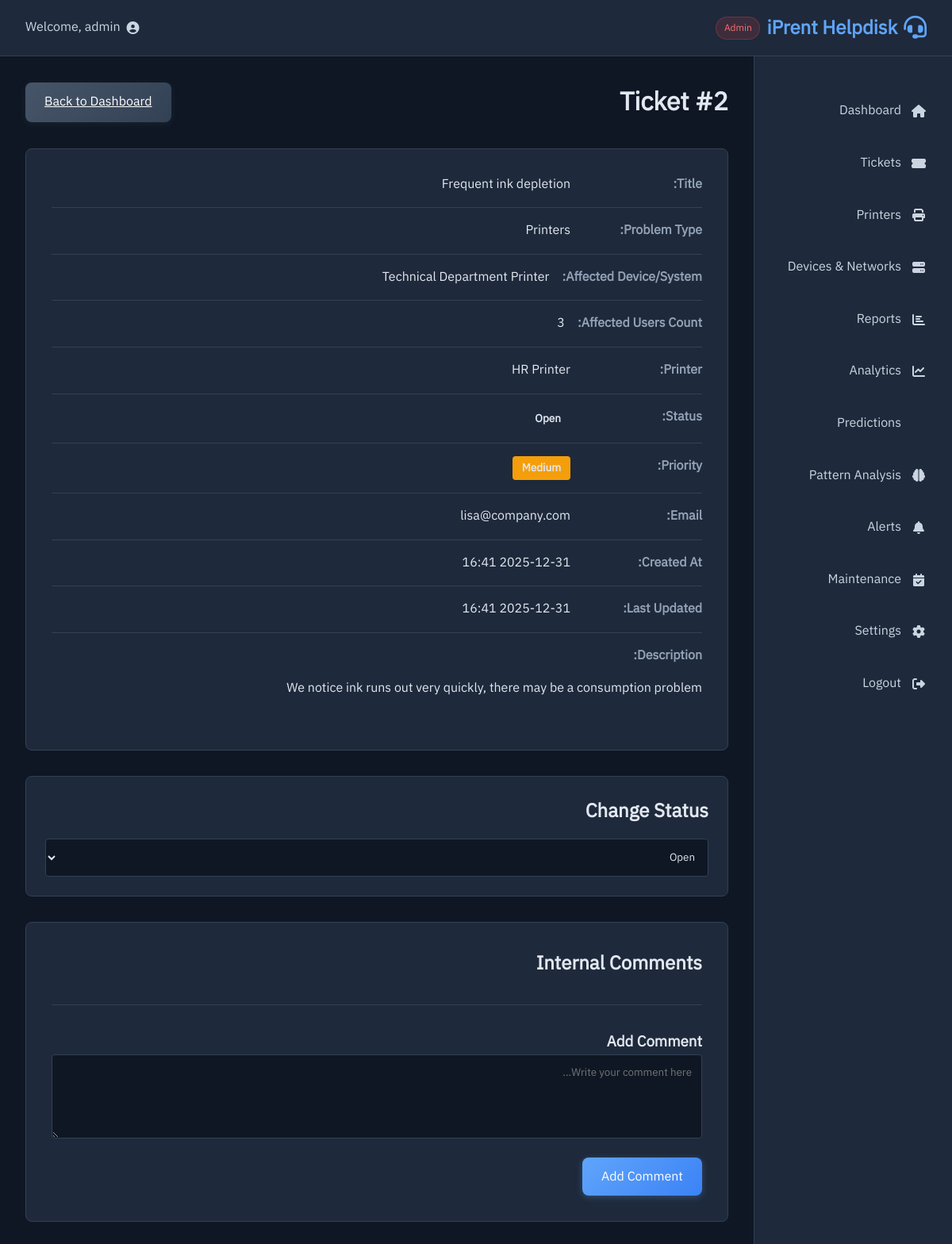
Screenshot of /ticket/2 (signed in) with the database file from the repository.
### app.py (models this page shows)
class Ticket(db.Model):
    __tablename__ = 'tickets'
    id = db.Column(db.Integer, primary_key=True, autoincrement=True)
    printer_id = db.Column(db.Integer, db.ForeignKey('printers.id', ondelete='SET NULL'), nullable=True)
    ticket_type = db.Column(db.Text, default='printer')  # 'printer', 'network', 'hardware', 'software', 'other'
    device_name = db.Column(db.Text, nullable=True)  # Name of affected device or system
    affected_users_count = db.Column(db.Integer, default=1)  # Number of affected users
    reporter_email = db.Column(db.Text, nullable=True)
    created_by_user_id = db.Column(db.Integer, db.ForeignKey('users.id', ondelete='SET NULL'), nullable=True)
    title = db.Column(db.Text, nullable=True)
    description = db.Column(db.Text, nullable=True)
    priority = db.Column(db.Text, default='Low')  # 'Low', 'Medium', 'High', 'Critical'
    status = db.Column(db.Text, default='Open')
    created_at = db.Column(db.DateTime, default=datetime.utcnow)
    updated_at = db.Column(db.DateTime, default=datetime.utcnow, onupdate=datetime.utcnow)

class Printer(db.Model):
    __tablename__ = 'printers'
    id = db.Column(db.Integer, primary_key=True, autoincrement=True)
    name = db.Column(db.Text, nullable=False)
    ip_address = db.Column(db.Text, nullable=True)
    model = db.Column(db.Text, nullable=True)
    status = db.Column(db.Text, nullable=False, default='offline')
    ink_level = db.Column(db.Integer, default=100)
    last_seen = db.Column(db.DateTime, nullable=True)

### app.py (the view)
@app.route('/ticket/<int:ticket_id>')
@login_required
def ticket_view(ticket_id):
    if session.get('role') == 'employee':
        return redirect(url_for('employee_ticket_view', ticket_id=ticket_id))
    ticket = Ticket.query.get_or_404(ticket_id)
    comments = TicketComment.query.filter_by(ticket_id=ticket_id).order_by(TicketComment.created_at).all()
    printer = Printer.query.get(ticket.printer_id) if ticket.printer_id else None
    return render_template('ticket_view.html', ticket=ticket, comments=comments, printer=printer, is_staff=True)

### app.py (called while the page is built)
def login_required(view):
    @wraps(view)
    def wrapped(*args, **kwargs):
        if 'user_id' not in session:
            return redirect(url_for('login'))
        return view(*args, **kwargs)
    return wrapped

### templates/ticket_view.html (shortened to what this page needs)
{% extends "layout.html" %}
{% block content %}
<div class="ticket-view">
    <div class="ticket-header">
        <h1>Ticket #{{ ticket.id }}</h1>
        <a href="{{ url_for('dashboard') }}" class="btn-secondary">Back to Dashboard</a>
    </div>
    <div class="ticket-details">
        <div class="detail-row">
            <strong>Title:</strong>
            <span>{{ ticket.title or 'No title' }}</span>
        </div>
        {% if ticket.ticket_type %}
        <div class="detail-row">
            <strong>Problem Type:</strong>
            <span>
                {% if ticket.ticket_type == 'printer' %}Printers
                {% elif ticket.ticket_type == 'network' %}Networks
                {% elif ticket.ticket_type == 'hardware' %}Hardware
                {% elif ticket.ticket_type == 'software' %}Software
                {% else %}Other{% endif %}
            </span>
        </div>
        {% endif %}
        {% if ticket.device_name %}
        <div class="detail-row">
            <strong>Affected Device/System:</strong>
            <span>{{ ticket.device_name }}</span>
        </div>
        {% endif %}
        {% if ticket.affected_users_count and ticket.affected_users_count > 1 %}
        <div class="detail-row">
            <strong>Affected Users Count:</strong>
            <span>{{ ticket.affected_users_count }}</span>
        </div>
        {% endif %}
        <div class="detail-row">
            <strong>Printer:</strong>
            <span>{{ printer.name if printer else 'Not specified' }}</span>
        </div>
        <div class="detail-row">
            <strong>Status:</strong>
            <span class="status-badge status-{{ ticket.status.lower().replace(' ', '-') }}">{{ ticket.status }}</span>
        </div>
        <div class="detail-row">
            <strong>Priority:</strong>
            <span class="priority-badge priority-{{ ticket.priority.lower() }}">{{ ticket.priority }}</span>
        </div>
        <div class="detail-row">
            <strong>Email:</strong>
            <span>{{ ticket.reporter_email or 'Not specified' }}</span>
        </div>
        <div class="detail-row">
            <strong>Created At:</strong>
            <span>{{ ticket.created_at.strftime('%Y-%m-%d %H:%M') if ticket.created_at else 'Not specified' }}</span>
        </div>
        <div class="detail-row">
            <strong>Last Updated:</strong>
            <span>{{ ticket.updated_at.strftime('%Y-%m-%d %H:%M') if ticket.updated_at else 'Not specified' }}</span>
        </div>
        <div class="detail-row full-width">
            <strong>Description:</strong>
            <p>{{ ticket.description or 'No description' }}</p>
        </div>
    </div>
    <div class="ticket-actions">
        <h2>Change Status</h2>
        <select id="status-select" onchange="updateTicketStatus({{ ticket.id }})">
            <option value="Open" {% if ticket.status == 'Open' %}selected{% endif %}>Open</option>
        </select>
    </div>
    <div class="comments-section">
        <h2>Internal Comments</h2>
        <div class="add-comment">
            <h3>Add Comment</h3>
            <form id="comment-form" onsubmit="addComment(event, {{ ticket.id }})">
                <textarea id="comment-message" rows="4" placeholder="Write your comment here..." required></textarea>
                <button type="submit" class="btn-primary">Add Comment</button>
            </form>
        </div>
    </div>
</div>
{% endblock %}

### static/css/styles.css (style rules this page uses)
* { margin: 0; padding: 0; box-sizing: border-box; }
body { font-family: 'IBMPlexSansArabic', sans-serif; background-color: #0f1724; color: #e2e8f0; direction: rtl; line-height: 1.6; }
.status-badge { display: inline-block; padding: 0.25rem 0.75rem; border-radius: 4px; font-size: 0.85rem; font-weight: bold; }
.priority-badge { display: inline-block; padding: 0.25rem 0.75rem; border-radius: 4px; font-size: 0.85rem; font-weight: bold; }
.priority-medium { background-color: #f59e0b; color: #fff; }
.btn-primary, .btn-secondary { padding: 0.75rem 1.5rem; border: none; border-radius: 8px; cursor: pointer; font-family: 'IBMPlexSansArabic', sans-serif; font-size: 1rem; transition: all 0.2s; display: inline-flex; align-items: center; gap: 0.5rem; font-weight: 500; }
.btn-primary { background: linear-gradient(135deg, #60a5fa 0%, #3b82f6 100%); color: #fff; box-shadow: 0 2px 8px rgba(96, 165, 250, 0.3); }
.btn-secondary { background: linear-gradient(135deg, #475569 0%, #334155 100%); color: #fff; box-shadow: 0 2px 8px rgba(71, 85, 105, 0.2); }
.ticket-view { max-width: 1000px; }
.ticket-header { display: flex; justify-content: space-between; align-items: center; margin-bottom: 2rem; }
.ticket-details { background-color: #1e293b; padding: 2rem; border-radius: 8px; border: 1px solid #334155; margin-bottom: 2rem; }
.detail-row { display: flex; gap: 1rem; margin-bottom: 1rem; padding-bottom: 1rem; border-bottom: 1px solid #334155; }
.detail-row:last-child { border-bottom: none; }
.detail-row.full-width { flex-direction: column; }
.detail-row strong { min-width: 150px; color: #94a3b8; }
.detail-row span, .detail-row p { color: #e2e8f0; }
.ticket-actions { background-color: #1e293b; padding: 1.5rem; border-radius: 8px; border: 1px solid #334155; margin-bottom: 2rem; }
.ticket-actions select { width: 100%; padding: 0.75rem; background-color: #0f1724; color: #e2e8f0; border: 1px solid #334155; border-radius: 4px; font-family: 'IBMPlexSansArabic', sans-serif; margin-top: 1rem; }
.comments-section { background-color: #1e293b; padding: 2rem; border-radius: 8px; border: 1px solid #334155; }
.add-comment { margin-top: 2rem; padding-top: 2rem; border-top: 1px solid #334155; }
.add-comment textarea { width: 100%; padding: 0.75rem; background-color: #0f1724; color: #e2e8f0; border: 1px solid #334155; border-radius: 4px; font-family: 'IBMPlexSansArabic', sans-serif; margin-bottom: 1rem; }

### rows the page displays
Ticket: id "2", title "Frequent ink depletion", device_name "Technical Department Printer", affected_users_count "3", status "Open", priority "Medium", reporter_email "lisa@company.com", created_at "2025-12-31 16:41", updated_at "2025-12-31 16:41", description "We notice ink runs out very quickly, there may be a consumption problem", status+id "Open"
Printer: name "HR Printer"

### other values shown
{{ session.username }} "admin"
